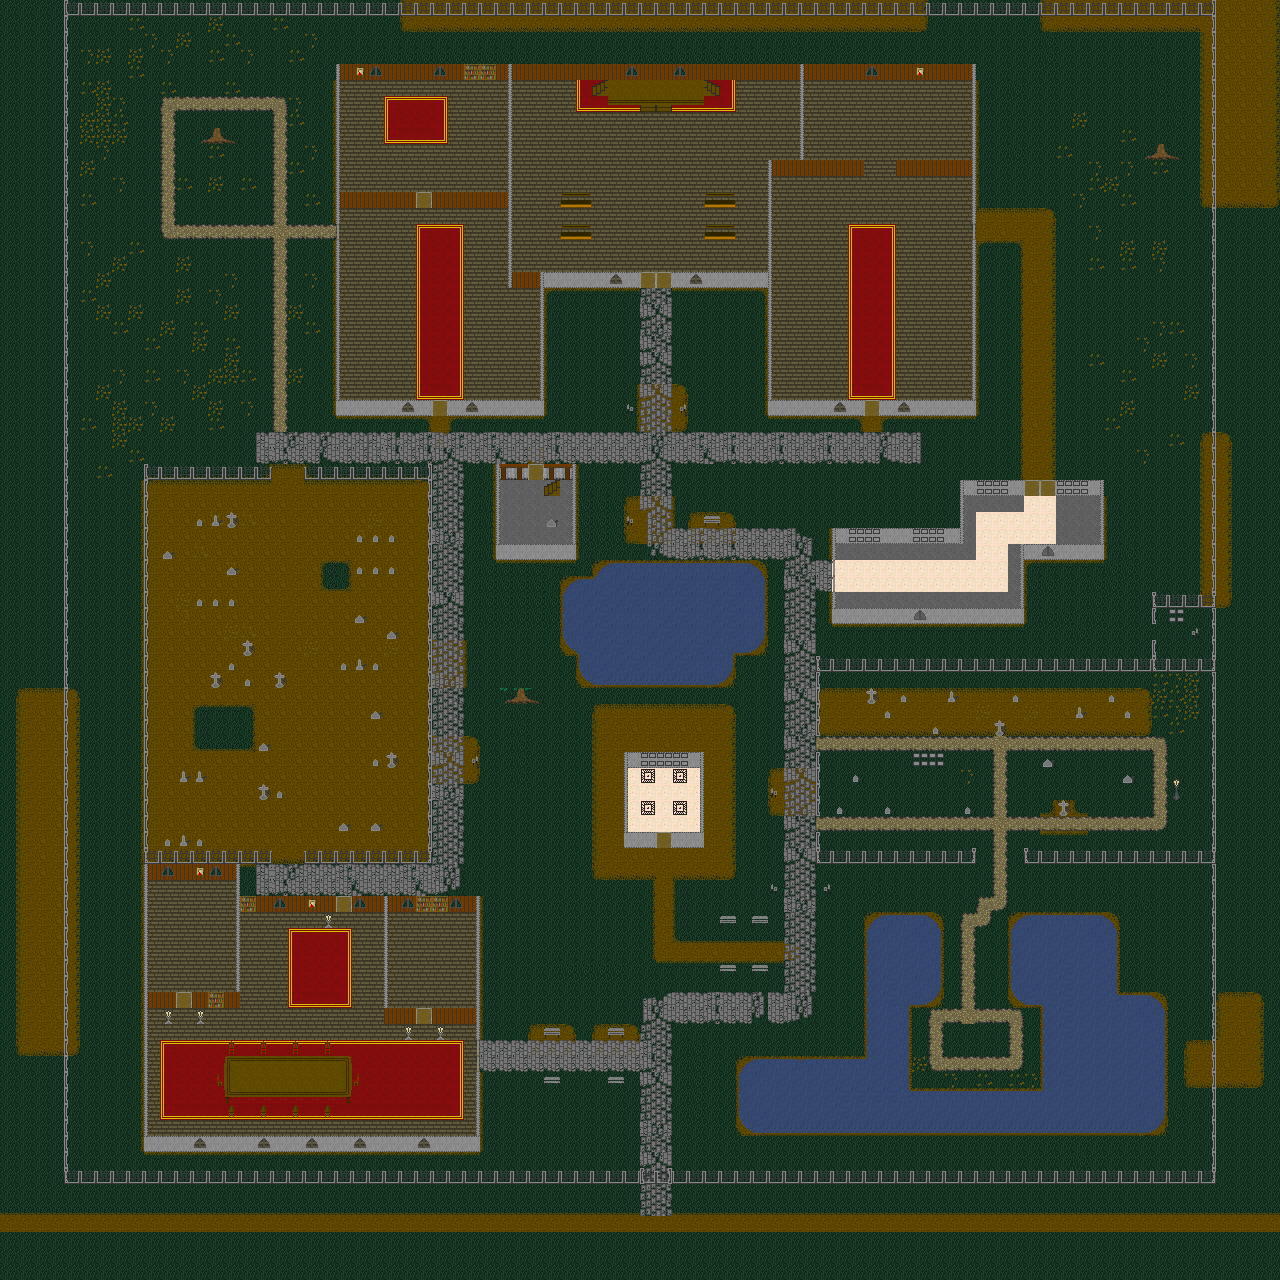

Below is a game level as drawn by its tile map, then a one-line description and the .tmx that defines it (tile-layer data replaced by summaries):
An orthogonal 80x80 tile map with 16x16 px tiles, 5 tile layers (ground, groundDecal, middle under, middle, ...), 2 hidden layers not drawn, 2 tilesets and 67 objects (key).

<map version="1.0" orientation="orthogonal" renderorder="right-down" width="80" height="80" tilewidth="16" tileheight="16" nextobjectid="68">
 <tileset firstgid="1" name="graveyard" tilewidth="16" tileheight="16" tilecount="256" columns="16">
  <image source="graveyardTileset.png" trans="ff00ff" width="256" height="256" />
 </tileset>
 <tileset firstgid="257" name="flags" tilewidth="16" tileheight="16" tilecount="64" columns="8">
  <image source="objects.png" trans="ff00ff" width="128" height="128" />
 </tileset>
 <layer name="ground" width="80" height="80">
  <properties>
   <property name="static" type="bool" value="true" />
  </properties>
  <data>[6400 cells, 6400 non-empty, 18 distinct tile ids]</data>
 </layer>
 <layer name="groundDecal" width="80" height="80">
  <properties>
   <property name="static" type="bool" value="true" />
  </properties>
  <data>[6400 cells, 1861 non-empty, 94 distinct tile ids]</data>
 </layer>
 <objectgroup name="ground flags">
  <properties>
   <property name="depth" value="" />
  </properties>
  <object id="1" gid="304" x="736" y="960" width="16" height="16" />
  <object id="2" gid="257" x="656" y="1152" width="16" height="16" />
  <object id="3" gid="306" x="896" y="800" width="16" height="16" />
  <object id="4" gid="306" x="912" y="800" width="16" height="16" />
  <object id="5" gid="306" x="928" y="800" width="16" height="16" />
  <object id="6" gid="306" x="944" y="800" width="16" height="16" />
  <object id="7" gid="306" x="1072" y="736" width="16" height="16" />
  <object id="8" gid="306" x="1104" y="720" width="16" height="16" />
  <object id="9" gid="306" x="1120" y="736" width="16" height="16" />
  <object id="10" gid="306" x="1008" y="720" width="16" height="16" />
  <object id="11" gid="306" x="992" y="752" width="16" height="16" />
  <object id="12" gid="306" x="944" y="720" width="16" height="16" />
  <object id="13" gid="306" x="896" y="720" width="16" height="16" />
  <object id="14" gid="306" x="880" y="736" width="16" height="16" />
  <object id="15" gid="306" x="928" y="752" width="16" height="16" />
  <object id="16" gid="306" x="1056" y="832" width="16" height="16" />
  <object id="17" gid="306" x="1040" y="832" width="16" height="16" />
  <object id="18" gid="306" x="1056" y="848" width="16" height="16" />
  <object id="19" gid="306" x="1072" y="832" width="16" height="16" />
  <object id="20" gid="306" x="1040" y="848" width="16" height="16" />
  <object id="21" gid="306" x="1072" y="848" width="16" height="16" />
  <object id="22" gid="306" x="880" y="832" width="16" height="16" />
  <object id="23" gid="306" x="960" y="832" width="16" height="16" />
  <object id="24" gid="306" x="848" y="800" width="16" height="16" />
  <object id="25" gid="306" x="832" y="832" width="16" height="16" />
  <object id="26" gid="306" x="912" y="784" width="16" height="16" />
  <object id="27" gid="306" x="928" y="784" width="16" height="16" />
  <object id="28" gid="310" x="640" y="800" width="16" height="16" />
  <object id="29" gid="310" x="656" y="784" width="16" height="16" />
  <object id="30" gid="310" x="864" y="560" width="16" height="16" />
  <object id="31" gid="310" x="912" y="592" width="16" height="16" />
  <object id="32" gid="310" x="976" y="560" width="16" height="16" />
  <object id="33" gid="310" x="992" y="592" width="16" height="16" />
  <object id="34" gid="310" x="1008" y="528" width="16" height="16" />
  <object id="35" gid="310" x="1056" y="528" width="16" height="16" />
  <object id="36" gid="310" x="1072" y="512" width="16" height="16" />
  <object id="37" gid="309" x="384" y="128" width="16" height="16" />
  <object id="38" gid="309" x="432" y="160" width="16" height="16" />
  <object id="39" gid="309" x="464" y="128" width="16" height="16" />
  <object id="40" gid="309" x="816" y="112" width="16" height="16" />
  <object id="41" gid="309" x="896" y="144" width="16" height="16" />
  <object id="42" gid="309" x="944" y="112" width="16" height="16" />
  <object id="43" gid="308" x="800" y="240" width="16" height="16" />
  <object id="44" gid="308" x="896" y="256" width="16" height="16" />
  <object id="45" gid="308" x="416" y="272" width="16" height="16" />
  <object id="46" gid="315" x="656" y="336" width="16" height="16" />
  <object id="47" gid="315" x="608" y="352" width="16" height="16" />
  <object id="48" gid="316" x="1088" y="1072" width="16" height="16" />
  <object id="49" gid="316" x="976" y="1120" width="16" height="16" />
  <object id="50" gid="316" x="896" y="960" width="16" height="16" />
  <object id="51" gid="316" x="1088" y="960" width="16" height="16" />
  <object id="52" gid="316" x="976" y="1040" width="16" height="16" />
  <object id="53" gid="316" x="816" y="1120" width="16" height="16" />
  <object id="54" gid="316" x="1024" y="960" width="16" height="16" />
  <object id="55" gid="316" x="832" y="1008" width="16" height="16" />
  <object id="56" gid="288" x="960" y="1056" width="16" height="16" />
  <object id="57" gid="314" x="400" y="960" width="16" height="16" />
  <object id="58" gid="314" x="176" y="960" width="16" height="16" />
  <object id="59" gid="264" x="432" y="928" width="16" height="16" />
  <object id="60" gid="265" x="176" y="896" width="16" height="16" />
  <object id="61" name="key" gid="263" x="192" y="896" width="16" height="16" />
  <object id="62" gid="317" x="656" y="176" width="16" height="16" />
  <object id="63" gid="265" x="656" y="816" width="16" height="16" />
  <object id="64" gid="265" x="864" y="128" width="16" height="16" />
  <object id="65" gid="265" x="416" y="96" width="16" height="16" />
 </objectgroup>
 <layer name="middle under" width="80" height="80">
  <properties>
   <property name="depth" value="" />
   <property name="static" type="bool" value="true" />
  </properties>
  <data>[6400 cells, 46 non-empty, 7 distinct tile ids]</data>
 </layer>
 <layer name="middle" width="80" height="80">
  <properties>
   <property name="depth" value="" />
   <property name="static" type="bool" value="true" />
  </properties>
  <data>[6400 cells, 910 non-empty, 44 distinct tile ids]</data>
 </layer>
 <layer name="middleDecal" width="80" height="80">
  <properties>
   <property name="depth" value="" />
   <property name="static" type="bool" value="true" />
  </properties>
  <data>[6400 cells, 52 non-empty, 12 distinct tile ids]</data>
 </layer>
 <objectgroup name="middle flags">
  <properties>
   <property name="depth" value="" />
  </properties>
  <object id="66" gid="271" x="656" y="288" width="16" height="16" />
  <object id="67" gid="271" x="640" y="288" width="16" height="16" />
 </objectgroup>
 <layer name="roof" width="80" height="80" visible="0">
  <properties>
   <property name="group" value="roof" />
   <property name="static" type="bool" value="true" />
  </properties>
  <data>[6400 cells, 1215 non-empty, 21 distinct tile ids]</data>
 </layer>
 <layer name="roofDecal" width="80" height="80" visible="0" opacity="0.9">
  <properties>
   <property name="group" value="roof" />
   <property name="static" type="bool" value="true" />
  </properties>
  <data>[6400 cells, 1 non-empty, 1 distinct tile ids]</data>
 </layer>
</map>
